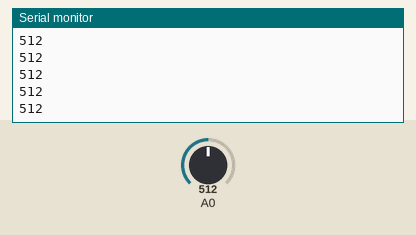
Recording of a sketch running on a simulated Arduino Uno, built with avr-gcc and run on an emulated ATmega328P. On the bench: the last lines printed to the serial monitor. The test bench sets the inputs (shaded band); at power-on: A0 = 512.

Above: at 1.2 s.
1.3 s: A0 set to 716
At 1.32 s:
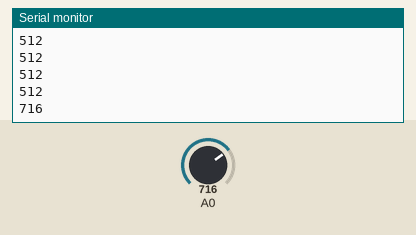
2.8 s: A0 set to 900
At 2.83 s:
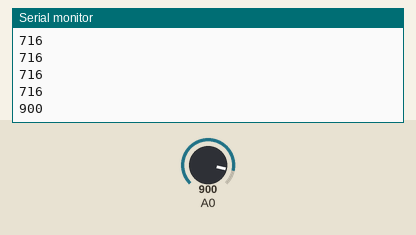
Timing chart, 0 to 5.8 s (numbered marks = the images above; inputs shaded):
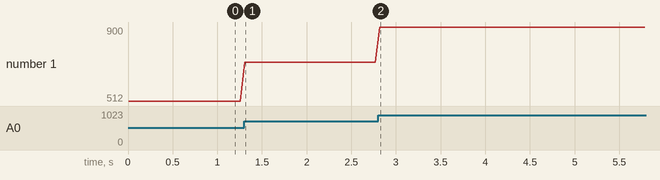

The sketch:

srial.ino
```cpp
void setup()
{
  Serial.begin(9600);
  Serial.println("start");

}

void loop()
{
  int x=analogRead(A0);
  Serial.println(x);
  delay(50);
}
```

Measured:
- after the input at 1.3 s, the serial monitor: prints a new line at once (image 1)
- after the input at 2.8 s, the serial monitor: prints a new line at once (image 2)
- plotted number 1: 512 → 716 after the input at 1.3 s, 716 → 900 after the input at 2.8 s
